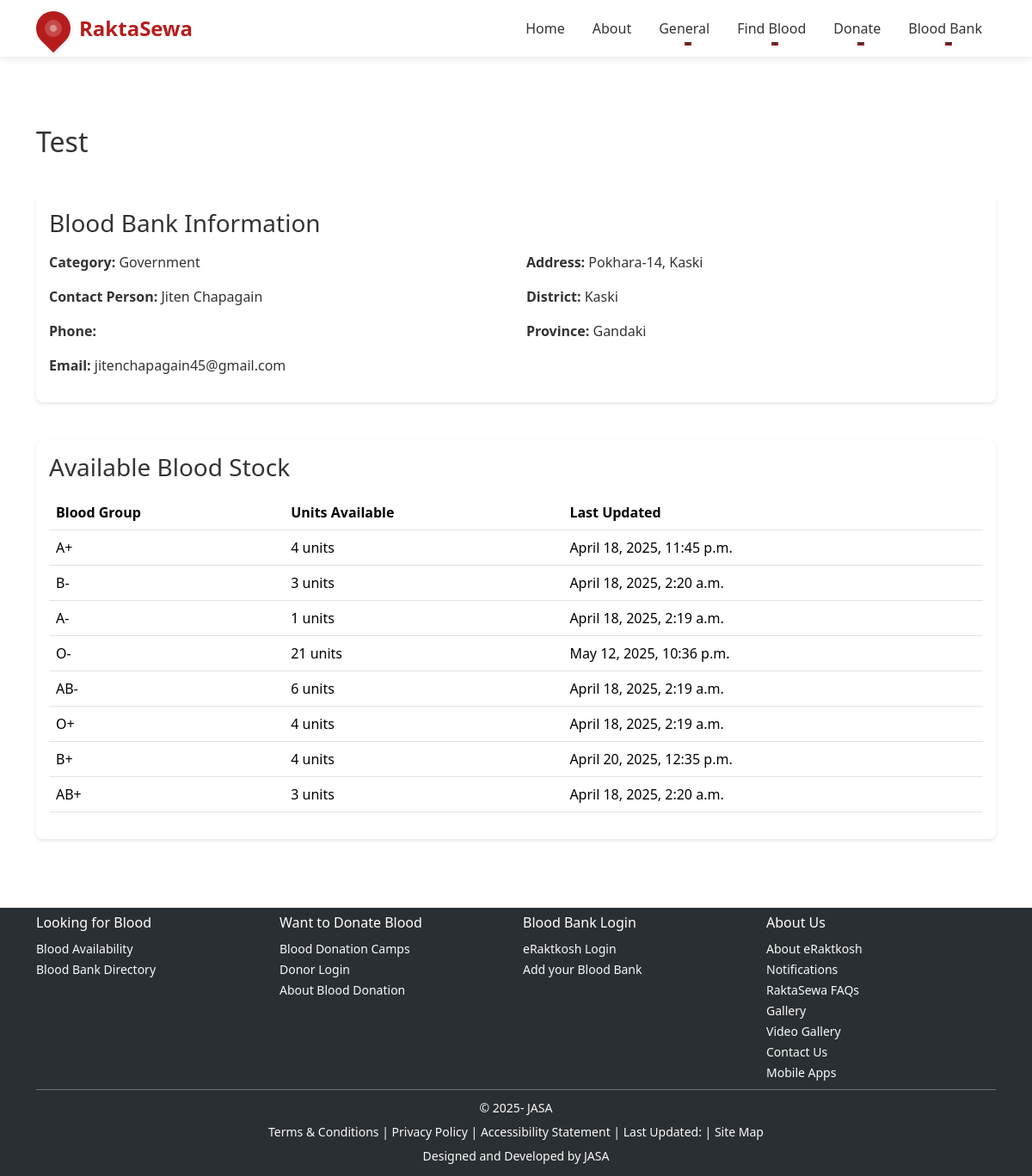
The app's page /bloodbank/4/ with its own data.
### core/models.py (models this page shows, shortened)
class BloodBankRegistration(models.Model):
    province = models.CharField(max_length=30, choices=PROVINCE_CHOICES)
    district = models.CharField(max_length=30, choices=DISTRICT_CHOICES)
    city = models.CharField(max_length=100)
    blood_bank_name = models.CharField(max_length=200)
    parent_hospital_name = models.CharField(max_length=200)
    short_name = models.CharField(max_length=100)
    category = models.CharField(max_length=30, choices=CATEGORY_CHOICES)
    contact_person = models.CharField(max_length=100)
    email = models.EmailField()
    contact_no = models.CharField(max_length=30)
    address = models.CharField(max_length=255)
    pincode = models.CharField(max_length=20)
    latitude = models.FloatField()
    longitude = models.FloatField()
    donor_voluntary = models.BooleanField(default=False)
    donor_replacement = models.BooleanField(default=False)
    donor_directed = models.BooleanField(default=False)
    donor_autologous = models.BooleanField(default=False)
    donor_family = models.BooleanField(default=False)
    donor_replacement_external = models.BooleanField(default=False)
    donation_leucapheresis = models.BooleanField(default=False)
    donation_plasmapheresis = models.BooleanField(default=False)
    donation_plateletpheresis = models.BooleanField(default=False)
    donation_whole_blood = models.BooleanField(default=False)
    remark = models.TextField(blank=True)
    username = models.CharField(max_length=100, unique=True)
    password = models.CharField(max_length=128)  # hashed
    submitted_at = models.DateTimeField(auto_now_add=True)

class BloodStock(models.Model):
    BLOOD_GROUP_CHOICES = [
        ('A+', 'A+'), ('A-', 'A-'),
        ('B+', 'B+'), ('B-', 'B-'),
        ('AB+', 'AB+'), ('AB-', 'AB-'),
        ('O+', 'O+'), ('O-', 'O-'),
    ]
    bloodbank = models.ForeignKey(BloodBankRegistration, on_delete=models.CASCADE, related_name='blood_stock')
    blood_group = models.CharField(max_length=3, choices=BLOOD_GROUP_CHOICES)
    units = models.PositiveIntegerField(default=0)
    last_updated = models.DateTimeField(auto_now=True)
    class Meta:
        unique_together = ('bloodbank', 'blood_group')

### core/views.py (the view)
# urls.py: path('bloodbank/<int:bloodbank_id>/', views.bloodbank_detail, name='bloodbank_detail'),
def bloodbank_detail(request, bloodbank_id):
    bloodbank = get_object_or_404(BloodBankRegistration, id=bloodbank_id)
    return render(request, 'bloodbank_detail.html', {
        'bloodbank': bloodbank
    })

### templates/bloodbank_detail.html (shortened to what this page needs)
{% extends 'base.html' %}
{% block content %}
<div class="container my-5">
    <div class="row">
        <div class="col-12">
            <h2 class="mb-4">{{ bloodbank.blood_bank_name }}</h2>
        </div>
    </div>
    <div class="row mb-4">
        <div class="col-12">
            <div class="blood-bank-info">
                <h3 class="mb-3">Blood Bank Information</h3>
                <div class="row">
                    <div class="col-md-6">
                        <p><strong>Category:</strong> {{ bloodbank.category }}</p>
                        <p><strong>Contact Person:</strong> {{ bloodbank.contact_person }}</p>
                        <p><strong>Phone:</strong> {{ bloodbank.phone }}</p>
                        <p><strong>Email:</strong> {{ bloodbank.email }}</p>
                    </div>
                    <div class="col-md-6">
                        <p><strong>Address:</strong> {{ bloodbank.address }}</p>
                        <p><strong>District:</strong> {{ bloodbank.district }}</p>
                        <p><strong>Province:</strong> {{ bloodbank.province }}</p>
                    </div>
                </div>
            </div>
        </div>
    </div>
    <div class="row">
        <div class="col-12">
            <div class="blood-stock">
                <h3 class="mb-3">Available Blood Stock</h3>
                <div class="table-responsive">
                    <table class="table table-hover">
                        <thead>
                            <tr>
                                <th>Blood Group</th>
                                <th>Units Available</th>
                                <th>Last Updated</th>
                            </tr>
                        </thead>
                        <tbody>
                            {% for stock in bloodbank.blood_stock.all %}
                            <tr>
                                <td class="blood-group-cell">{{ stock.blood_group }}</td>
                                <td>{{ stock.units }} units</td>
                                <td>{{ stock.last_updated|date:"F j, Y, g:i a" }}</td>
                            </tr>
                            {% endfor %}
                        </tbody>
                    </table>
                </div>
            </div>
        </div>
    </div>
</div>
{% endblock %}

### templates/bloodbank_detail.html (style rules this page uses)
.blood-bank-info { margin-top: 20px; padding: 15px; background: #fff; border-radius: 8px; box-shadow: 0 2px 4px rgba(0, 0, 0, 0.1); }
.blood-stock { margin-top: 20px; padding: 15px; background: #fff; border-radius: 8px; box-shadow: 0 2px 4px rgba(0, 0, 0, 0.1); }
.blood-group-cell { background: #f8f9fa; border-radius: 4px; padding: 5px 10px; }

### templates/base.html (style rules this page uses)
:root { --primary-color: #b71c1c; --secondary-color: #880808; --accent-color: #ff5252; --text-color: #333; --light-bg: #f8f9fa; }
body { font-family: 'Segoe UI', Tahoma, Geneva, Verdana, sans-serif; color: var(--text-color); }

### records on screen
BloodBankRegistration: blood_bank_name "Test", category "Government", contact_person "Jiten Chapagain", email "jitenchapagain45@gmail.com", address "Pokhara-14, Kaski", district "Kaski", province "Gandaki"
BloodStock: blood_group "A+", units "4", last_updated "April 18, 2025, 11:45 p.m."
BloodStock: blood_group "B-", units "3", last_updated "April 18, 2025, 2:20 a.m."
BloodStock: blood_group "A-", units "1", last_updated "April 18, 2025, 2:19 a.m."
BloodStock: blood_group "O-", units "21", last_updated "May 12, 2025, 10:36 p.m."
BloodStock: blood_group "AB-", units "6", last_updated "April 18, 2025, 2:19 a.m."
BloodStock: blood_group "O+", units "4", last_updated "April 18, 2025, 2:19 a.m."
BloodStock: blood_group "B+", units "4", last_updated "April 20, 2025, 12:35 p.m."
BloodStock: blood_group "AB+", units "3", last_updated "April 18, 2025, 2:20 a.m."
